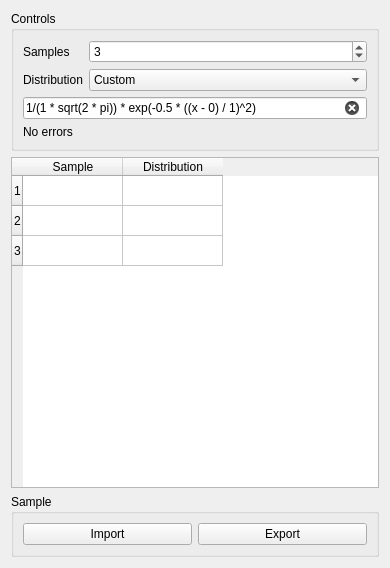
<?xml version="1.0" encoding="UTF-8"?>
<ui version="4.0">
 <class>ControlWidget</class>
 <widget class="QWidget" name="ControlWidget">
  <property name="geometry">
   <rect>
    <x>0</x>
    <y>0</y>
    <width>390</width>
    <height>568</height>
   </rect>
  </property>
  <property name="windowTitle">
   <string>ControlWidget</string>
  </property>
  <layout class="QVBoxLayout" name="verticalLayout_2">
   <item>
    <widget class="QGroupBox" name="groupControls">
     <property name="title">
      <string>Controls</string>
     </property>
     <layout class="QVBoxLayout" name="verticalLayout">
      <item>
       <layout class="QFormLayout" name="formLayout">
        <item row="1" column="0">
         <widget class="QLabel" name="labelDistribution">
          <property name="text">
           <string>Distribution</string>
          </property>
         </widget>
        </item>
        <item row="1" column="1">
         <widget class="QComboBox" name="inputDistribution">
          <item>
           <property name="text">
            <string>Custom</string>
           </property>
          </item>
          <item>
           <property name="text">
            <string>Normal</string>
           </property>
          </item>
         </widget>
        </item>
        <item row="0" column="0">
         <widget class="QLabel" name="labelN">
          <property name="text">
           <string>Samples</string>
          </property>
         </widget>
        </item>
        <item row="0" column="1">
         <widget class="QSpinBox" name="inputN">
          <property name="minimum">
           <number>1</number>
          </property>
          <property name="maximum">
           <number>1000000000</number>
          </property>
          <property name="value">
           <number>3</number>
          </property>
         </widget>
        </item>
       </layout>
      </item>
      <item>
       <widget class="QLineEdit" name="inputCustomDistribution">
        <property name="text">
         <string>1/(1 * sqrt(2 * pi)) * exp(-0.5 * ((x - 0) / 1)^2)</string>
        </property>
        <property name="placeholderText">
         <string>Input distribution expression</string>
        </property>
        <property name="clearButtonEnabled">
         <bool>true</bool>
        </property>
       </widget>
      </item>
      <item>
       <widget class="QLabel" name="valueError">
        <property name="text">
         <string>No errors</string>
        </property>
        <property name="wordWrap">
         <bool>true</bool>
        </property>
       </widget>
      </item>
     </layout>
    </widget>
   </item>
   <item>
    <widget class="QTableWidget" name="tableWidget">
     <property name="rowCount">
      <number>3</number>
     </property>
     <row/>
     <row/>
     <row/>
     <column>
      <property name="text">
       <string>Sample</string>
      </property>
     </column>
     <column>
      <property name="text">
       <string>Distribution</string>
      </property>
     </column>
    </widget>
   </item>
   <item>
    <widget class="QGroupBox" name="groupSample">
     <property name="title">
      <string>Sample</string>
     </property>
     <layout class="QHBoxLayout" name="horizontalLayout">
      <item>
       <widget class="QPushButton" name="buttonImport">
        <property name="text">
         <string>Import</string>
        </property>
       </widget>
      </item>
      <item>
       <widget class="QPushButton" name="buttonExport">
        <property name="text">
         <string>Export</string>
        </property>
       </widget>
      </item>
     </layout>
    </widget>
   </item>
  </layout>
 </widget>
 <resources/>
 <connections/>
</ui>
